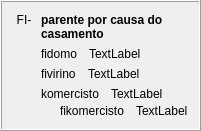
            <widget class="QFrame" name="frame_12">
             <property name="frameShape">
              <enum>QFrame::Box</enum>
             </property>
             <property name="frameShadow">
              <enum>QFrame::Raised</enum>
             </property>
             <layout class="QHBoxLayout" name="horizontalLayout_5">
              <item>
               <widget class="QLabel" name="label_259">
                <property name="sizePolicy">
                 <sizepolicy hsizetype="Maximum" vsizetype="Preferred">
                  <horstretch>0</horstretch>
                  <verstretch>0</verstretch>
                 </sizepolicy>
                </property>
                <property name="text">
                 <string> FI- </string>
                </property>
                <property name="alignment">
                 <set>Qt::AlignHCenter|Qt::AlignTop</set>
                </property>
                <property name="tipo" stdset="0">
                 <string>afikso</string>
                </property>
               </widget>
              </item>
              <item>
               <layout class="QVBoxLayout" name="verticalLayout_11">
                <item>
                 <widget class="QLabel" name="Lec08_Label16">
                  <property name="styleSheet">
                   <string notr="true">font-weight: bold;</string>
                  </property>
                  <property name="text">
                   <string>parente por causa do casamento</string>
                  </property>
                  <property name="wordWrap">
                   <bool>true</bool>
                  </property>
                 </widget>
                </item>
                <item>
                 <layout class="QHBoxLayout" name="horizontalLayout_540">
                  <property name="spacing">
                   <number>12</number>
                  </property>
                  <item>
                   <widget class="neklakebla_nova" name="Lec08_Button9">
                    <property name="text">
                     <string>fidomo</string>
                    </property>
                    <property name="wordWrap">
                     <bool>true</bool>
                    </property>
                   </widget>
                  </item>
                  <item>
                   <widget class="QLabel" name="Lec08_Label17">
                    <property name="sizePolicy">
                     <sizepolicy hsizetype="Expanding" vsizetype="Preferred">
                      <horstretch>0</horstretch>
                      <verstretch>0</verstretch>
                     </sizepolicy>
                    </property>
                    <property name="text">
                     <string>TextLabel</string>
                    </property>
                    <property name="wordWrap">
                     <bool>true</bool>
                    </property>
                   </widget>
                  </item>
                 </layout>
                </item>
                <item>
                 <layout class="QHBoxLayout" name="horizontalLayout_541">
                  <property name="spacing">
                   <number>12</number>
                  </property>
                  <item>
                   <widget class="neklakebla_nova" name="Lec08_Button10">
                    <property name="text">
                     <string>fivirino</string>
                    </property>
                    <property name="wordWrap">
                     <bool>true</bool>
                    </property>
                   </widget>
                  </item>
                  <item>
                   <widget class="QLabel" name="Lec08_Label18">
                    <property name="sizePolicy">
                     <sizepolicy hsizetype="Expanding" vsizetype="Preferred">
                      <horstretch>0</horstretch>
                      <verstretch>0</verstretch>
                     </sizepolicy>
                    </property>
                    <property name="text">
                     <string>TextLabel</string>
                    </property>
                    <property name="wordWrap">
                     <bool>true</bool>
                    </property>
                   </widget>
                  </item>
                 </layout>
                </item>
                <item>
                 <layout class="QVBoxLayout" name="verticalLayout_9">
                  <property name="spacing">
                   <number>3</number>
                  </property>
                  <item>
                   <layout class="QHBoxLayout" name="horizontalLayout_542">
                    <property name="spacing">
                     <number>12</number>
                    </property>
                    <item>
                     <widget class="neklakebla_nova" name="Lec08_Button113">
                      <property name="text">
                       <string>komercisto</string>
                      </property>
                      <property name="wordWrap">
                       <bool>true</bool>
                      </property>
                     </widget>
                    </item>
                    <item>
                     <widget class="QLabel" name="Lec08_Label158">
                      <property name="sizePolicy">
                       <sizepolicy hsizetype="Expanding" vsizetype="Preferred">
                        <horstretch>0</horstretch>
                        <verstretch>0</verstretch>
                       </sizepolicy>
                      </property>
                      <property name="text">
                       <string>TextLabel</string>
                      </property>
                      <property name="wordWrap">
                       <bool>true</bool>
                      </property>
                     </widget>
                    </item>
                   </layout>
                  </item>
                  <item>
                   <layout class="QHBoxLayout" name="horizontalLayout_543">
                    <property name="spacing">
                     <number>12</number>
                    </property>
                    <item>
                     <widget class="label_sago_reversa" name="label_350">
                      <property name="sizePolicy">
                       <sizepolicy hsizetype="Maximum" vsizetype="Preferred">
                        <horstretch>0</horstretch>
                        <verstretch>0</verstretch>
                       </sizepolicy>
                      </property>
                      <property name="text">
                       <string/>
                      </property>
                      <property name="pixmap">
                       <pixmap resource="ikonoj.qrc">:/ikonoj/sago_revena.png</pixmap>
                      </property>
                     </widget>
                    </item>
                    <item>
                     <widget class="neklakebla_nova" name="Lec08_Button114">
                      <property name="text">
                       <string>fikomercisto</string>
                      </property>
                      <property name="wordWrap">
                       <bool>true</bool>
                      </property>
                     </widget>
                    </item>
                    <item>
                     <widget class="QLabel" name="Lec08_Label159">
                      <property name="sizePolicy">
                       <sizepolicy hsizetype="Expanding" vsizetype="Preferred">
                        <horstretch>0</horstretch>
                        <verstretch>0</verstretch>
                       </sizepolicy>
                      </property>
                      <property name="text">
                       <string>TextLabel</string>
                      </property>
                      <property name="wordWrap">
                       <bool>true</bool>
                      </property>
                     </widget>
                    </item>
                   </layout>
                  </item>
                 </layout>
                </item>
               </layout>
              </item>
             </layout>
            </widget>
